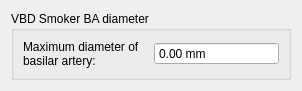
<?xml version="1.0" encoding="UTF-8"?>
<ui version="4.0">
 <class>QInteractorStyleSurfaceCenterLineVBDSmokerBADiameter</class>
 <widget class="QWidget" name="QInteractorStyleSurfaceCenterLineVBDSmokerBADiameter">
  <property name="geometry">
   <rect>
    <x>0</x>
    <y>0</y>
    <width>302</width>
    <height>84</height>
   </rect>
  </property>
  <property name="windowTitle">
   <string>QInteractorStyleSurfaceCenterLineSmokerBADiameter</string>
  </property>
  <layout class="QVBoxLayout" name="verticalLayout_2">
   <item>
    <widget class="QGroupBox" name="groupBox">
     <property name="title">
      <string>VBD Smoker BA diameter</string>
     </property>
     <layout class="QVBoxLayout" name="verticalLayout">
      <item>
       <layout class="QHBoxLayout" name="horizontalLayout">
        <item>
         <widget class="QLabel" name="label">
          <property name="text">
           <string>Maximum diameter of 
basilar artery:</string>
          </property>
         </widget>
        </item>
        <item>
         <widget class="QDoubleSpinBox" name="doubleSpinBoxMinimumDiameterOfBasilarArtery">
          <property name="buttonSymbols">
           <enum>QAbstractSpinBox::NoButtons</enum>
          </property>
          <property name="suffix">
           <string> mm</string>
          </property>
          <property name="maximum">
           <double>9999999999999.000000000000000</double>
          </property>
         </widget>
        </item>
       </layout>
      </item>
     </layout>
    </widget>
   </item>
   <item>
    <spacer name="verticalSpacer">
     <property name="orientation">
      <enum>Qt::Vertical</enum>
     </property>
     <property name="sizeHint" stdset="0">
      <size>
       <width>20</width>
       <height>40</height>
      </size>
     </property>
    </spacer>
   </item>
  </layout>
 </widget>
 <resources/>
 <connections/>
</ui>
